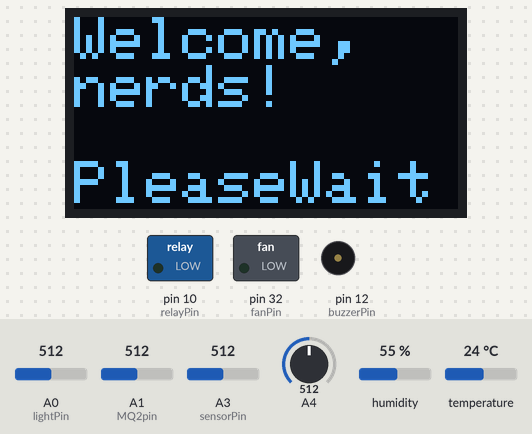
A sketch run on a simulated Arduino Mega 2560, built with avr-gcc and run on an emulated ATmega2560. On the bench: 128×64 one-colour display, switched loads named in the sketch (green lamp = pin HIGH), buzzer (waves = sounding, pin HIGH). Inputs (shaded band) come from the test bench; at power-on: A0 (lightPin) = 512, A1 (MQ2pin) = 512, A3 (sensorPin) = 512, A4 = 512, humidity 55 %, temperature 24 °C. The modem accepts every AT command (registered, SIM ready, sends succeed) and sends nothing else; pins used as bus, display or sensor lines are not drawn; what the sketch prints to the serial monitor is not drawn.

Above: at 2.1 s.
At 29.4 s:
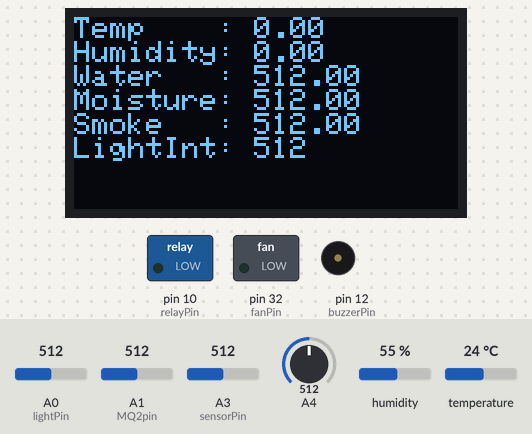
At 40.3 s:
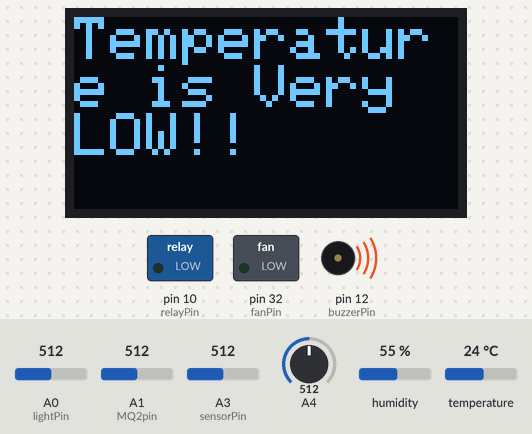
At 41.3 s:
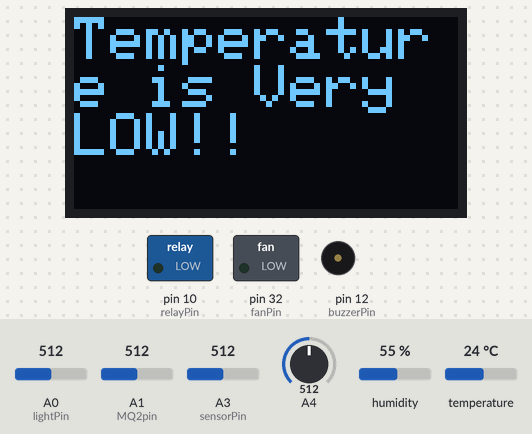
Timing chart, 0 to 118.5 s (numbered marks = the images above):
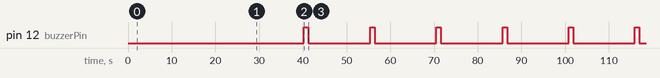

The sketch:

GHMS.ino
```cpp
#include "embedded.h"

#define relayPin 10
#define buzzerPin 12

int val = 0;
float level = 0;
float sensorValue;
float moistureValue;
float humidity;
float temperature;
int lightVal;
bool fanOnFlag = true;

const char* API_KEY = "BFYODF0LL70NPOZL";
const char* APN = "internet";
const char* USER = "";
const char* PASS = "";

const char* THINGSPEAK_HOST = "api.thingspeak.com";
const int THINGSPEAK_PORT = 80;


// static content
void setup() {
  //Added recently
  setupOLED();
  setupWaterLevel();
  setupSmokeSensor();
  setupLightSensor();
  setupBuzzerAndFan();
  setupRelay();
  //Added recently
  Serial.begin(9600);
  dht.begin();
  SIM800.begin(9600);
  Serial.println("Initializing SIM800...");
  init_gsm();

  //gprs_connect();
}

// dynamic content
void loop() {
  //Added Recently

  runWaterLevelSensor();
  smokeSensor();
  runMoisture();
  lightSensor();
  OLEDDisplay();
  delay(1000);
  actuateRelay();
  // delay(1000);

  //Added Recently
  tempAndHumidty();
  // delay(3000);
  actuateFan();
  if (!is_gprs_connected()) {
    gprs_connect();
  }
  connectToThingSpeak();
  actuateBuzzer();
}

void connectToThingSpeak(){
  // Connect to ThingSpeak
  Serial.println("Connecting to ThingSpeak...");
  SIM800.println("AT+CIPSTART=\"TCP\",\"" + String(THINGSPEAK_HOST) + "\"," + String(THINGSPEAK_PORT));
  if (waitResponse("CONNECT OK")) {
    Serial.println("Connected to ThingSpeak");
    // Prepare the data to be sent
    String data = "api_key=" + String(API_KEY)+ "&field1=" + String(temperature) + "&field2=" + String(humidity) + "&field3=" + String(level) + "&field4=" + String(moistureValue) + "&field5=" + String(sensorValue) + "&field6=" + String(lightVal);
    String postRequest = "POST /update HTTP/1.1\r\n";
    postRequest += "Host: " + String(THINGSPEAK_HOST) + "\r\n";
    postRequest += "Content-Type: application/x-www-form-urlencoded\r\n";
    postRequest += "Content-Length: " + String(data.length()) + "\r\n\r\n";
    postRequest += data;

    // Send the data to ThingSpeak
    SIM800.println("AT+CIPSEND=" + String(postRequest.length()));
    if (waitResponse(">")) {
      SIM800.println(postRequest);
      if (waitResponse("OK")) {
        Serial.println("Data sent to ThingSpeak");
      } else {
        Serial.println("Failed to send data to ThingSpeak");
      }
    } else {
      Serial.println("Error in sending data to ThingSpeak");
    }

    // Disconnect from ThingSpeak
    SIM800.println("AT+CIPCLOSE");
    waitResponse("CLOSE OK");
    Serial.println("Disconnected from ThingSpeak");
    delay(2000);
  } else {
    Serial.println("Connection to ThingSpeak failed");
  }

  // delay(5000);
}

void init_gsm() {
  SIM800.println("AT");
  waitResponse();
  delay(DELAY_MS);
  SIM800.println("AT+CPIN?");
  waitResponse("+CPIN: READY");
  delay(DELAY_MS);
  SIM800.println("AT+CFUN=1");
  waitResponse();
  delay(DELAY_MS);


    SIM800.println("AT+CREG?");
  waitResponse("+CREG: 0,");
  delay(DELAY_MS);
}

void gprs_connect() {
  SIM800.println("AT+SAPBR=3,1,\"Contype\",\"GPRS\"");
  waitResponse();
  delay(DELAY_MS);
  SIM800.println("AT+SAPBR=3,1,\"APN\",\"" + String(APN) + "\"");
  waitResponse();
  delay(DELAY_MS);
  if (USER != "") {
    SIM800.println("AT+SAPBR=3,1,\"USER\",\"" + String(USER) + "\"");
    waitResponse();
    delay(DELAY_MS);
  }
  if (PASS != "") {
    SIM800.println("AT+SAPBR=3,1,\"PWD\",\"" + String(PASS) + "\"");
    waitResponse();
    delay(DELAY_MS);
  }
  SIM800.println("AT+SAPBR=1,1");
  waitResponse("OK", 30000);
  delay(DELAY_MS);
}

boolean is_gprs_connected() {
  SIM800.println("AT+SAPBR=2,1");
  if (waitResponse("0.0.0.0") == 1) { return false; }
  return true;
}

boolean gprs_disconnect() {
  SIM800.println("AT+CGATT=0");
  waitResponse("OK", 60000);
  // delay(6000);
  return true;
}

boolean waitResponse(const char* expected_answer, unsigned int timeout) {
  unsigned long previous = millis();
  String response;
  while ((millis() - previous) < timeout) {
    while (SIM800.available()) {
      char c = SIM800.read();
      response.concat(c);
      if (response.indexOf(expected_answer) != -1) {
        Serial.println(response);
        return true;
      }
    }
  }
  Serial.println(response);
  return false;
}

//================================Other Functions==========================================
void tempAndHumidty(){
  humidity = dht.readHumidity();
  temperature = dht.readTemperature();

  if (isnan(humidity) || isnan(temperature)) {
    Serial.println("Failed to read from DHT11 sensor!");
    return;
  }
  // print temp and humidity vakues on serial monitor
  Serial.println("Humidity Data: " + String(humidity));
  Serial.println("Temperature Data: " + String(temperature));

}
void setupWaterLevel() {
  // Set D7 as an OUTPUT
  pinMode(sensorPower, OUTPUT);

  // Set to LOW so no power flows through the sensor
  digitalWrite(sensorPower, LOW);
}

void runWaterLevelSensor() {
  level = readSensor();

  Serial.print("Water level: ");
  Serial.println(level);

  delay(1000);
}
int readSensor() {
  digitalWrite(sensorPower, HIGH);
  delay(10);
  val = analogRead(sensorPin);
  digitalWrite(sensorPower, LOW);
  return val;
}

void runMoisture() {
  moistureValue = analogRead(A4);
  Serial.print("Moisture: ");
  Serial.println(sensorValue);
  delay(100);
}
void setupSmokeSensor() {
  Serial.println("MQ2 warming up!");
  delay(20000);  // allow the MQ2 to warm up
}

void smokeSensor() {
  sensorValue = analogRead(MQ2pin);  // read analog input pin 0

  Serial.print("Sensor Value: ");
  Serial.print(sensorValue);

  if (sensorValue > Threshold) {
    Serial.print(" | Smoke detected!");
  }

  Serial.println("");
  delay(2000);  // wait 2s for next reading
}

void setupOLED(){
  if(!display.begin(SSD1306_SWITCHCAPVCC, 0x3C)) {
    Serial.println(F("SSD1306 allocation failed"));
    for(;;);
  }
  delay(2000); // Pause for 2 seconds
  display.clearDisplay();
  welcomeMessage();
}
void OLEDDisplay(){
  display.clearDisplay();
  display.setTextSize(1);
  display.setTextColor(SSD1306_WHITE);
  display.setCursor(0,0);
  display.print("Temp    : ");
  display.println(temperature);
  display.print("Humidity: ");
  display.println(humidity);
  display.print("Water   : ");
  display.println(level);
  display.print("Moisture: ");
  display.println(moistureValue);
  display.print("Smoke   : ");
  display.println(sensorValue);
  display.print("LightInt: ");
  display.println(lightVal);
  display.display();
}

void lightSensor(){
  lightVal = analogRead(lightPin);
  Serial.print("Light Intensity: ");
  Serial.println(lightVal);
  delay(100);
}
void setupLightSensor(){
  pinMode(lightPin, INPUT);

}
void runBuzzer() {
  digitalWrite(buzzerPin,HIGH);
}
void stopBuzzer() {
  digitalWrite(buzzerPin,LOW);
}
void actuateBuzzer(){
  if (temperature < 25.0 && humidity < 60){
    runBuzzer();

    display.clearDisplay();
    display.setTextSize(2);
    display.setTextColor(SSD1306_WHITE);
    display.setCursor(0,0);
    display.print("Temperature is Very LOW!!");
    display.display();
    delay(1000);
    digitalWrite(buzzerPin,LOW);
  }
}
void setupBuzzerAndFan() {
  pinMode(buzzerPin, OUTPUT);
  pinMode(fanPin, OUTPUT);

}
void runFan(){
  digitalWrite(fanPin, HIGH);
  fanOnFlag = true;
}
void actuateFan(){
   if (temperature > 30.0){
    runFan();
    display.clearDisplay();
    display.setTextSize(2);
    display.setTextColor(SSD1306_WHITE);
    display.setCursor(0,0);
    display.print("Fan ON!!");
    display.display();}
    delay(1500);
    stopFan();

   }
  void stopFan(){
    if (temperature < 26.2){
      delay(2000);
      digitalWrite(fanPin, LOW);
   }
  }
  void setupRelay(){
    pinMode(relayPin, OUTPUT);
   }
   void runRelay(){
    digitalWrite(relayPin, HIGH);
   }
   void stopRelay(){
    digitalWrite(relayPin, LOW);
   }
   void actuateRelay(){
    if (lightVal < 200){
      display.clearDisplay();
      display.setTextSize(2);
      display.setTextColor(SSD1306_WHITE);
      display.setCursor(0,0);
      display.print("Light Low!");
      display.display();
      runBuzzer();
      delay(1000);
      stopBuzzer();
      delay(1000);
      runRelay();
    }
    else{
      stopRelay();
    }
   }
   void welcomeMessage(){
    display.clearDisplay();
    display.setTextSize(2);
    display.setTextColor(SSD1306_WHITE);
    display.setCursor(0,0);
    display.println("Welcome,  nerds!");
    display.println();
    display.print("PleaseWait");
    display.display();
   }
```

embedded.h
```cpp
#include <Adafruit_Sensor.h>

#define Threshold 400
#define MQ2pin A1
#define sensorPower 7
#define sensorPin A3
#define lightPin A0
#define fanPin 32
#include <Wire.h>
#include <Adafruit_GFX.h>
#include <Adafruit_SSD1306.h>
#include <SoftwareSerial.h>
#include <DHT.h>

#define SCREEN_WIDTH 128 // OLED display width, in pixels
#define SCREEN_HEIGHT 64 // OLED display height, in pixels

#define OLED_RESET    -1 // Reset pin # (or -1 if sharing Arduino reset pin)

#define DHTPIN 4       // Digital pin connected to the DHT sensor

#define DHTTYPE DHT11  // DHT 11

#define DELAY_MS 1000

#define DHT11_PIN A2
#define DHTTYPE DHT11

#define rxPin 52
#define txPin 53

DHT dht(DHT11_PIN, DHTTYPE);

//prototypes
void init_gsm();
void gprs_connect();
boolean gprs_disconnect();
boolean is_gprs_connected();
boolean waitResponse(const char* expected_answer = "OK", unsigned int timeout = 2000);

//Other Prototypes
void setupWaterLevel();
void runWaterLevelSensor();
int readSensor();
void runMoisture();
void setupSmokeSensor();
void smokeSensor();
void setupOLED();
void OLEDDisplay();
void lightSensor();
void setupLightSensor();
void connectToThingSpeak();
void runBuzzer();
void actuateBuzzer();
void stopFan();
void actuateFan();
void runFan();
void setupBuzzerAndFan();
void setupRelay();
void actuateRelay();
void stopRelay();
void runRelay();
void welcomeMessage();
void stopBuzzer();
Adafruit_SSD1306 display(SCREEN_WIDTH, SCREEN_HEIGHT, &Wire, OLED_RESET);
SoftwareSerial SIM800(rxPin, txPin);
```

Measured:
- by itself, pin 12 (buzzerPin): alternates HIGH for 1.0 s and LOW for 14.1 s
- by itself, everything shown: repeats every 15.1 s, in 3 steps
- what the display in image 0 shows lasts 27.3 s, from 2.1 s to 29.4 s
- what the display in image 1 shows lasts 10.9 s, from 29.4 s to 40.3 s
